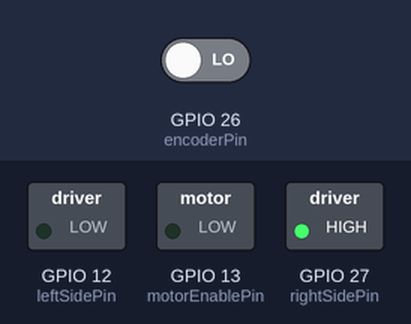
The sketch below on a simulated ESP32. Shown: switched loads named in the sketch (green lamp = pin HIGH). The test bench sets the inputs (shaded band); at power-on: GPIO 26 (encoderPin) LOW. What the sketch prints to the serial monitor is not drawn.

Above: at 10.8 s.
10.9 s: GPIO 26 (encoderPin) driven HIGH
At 15.4 s:
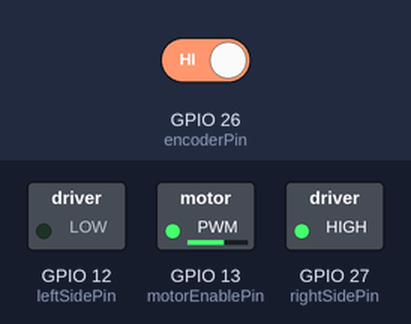
Timing chart, 0 to 16.9 s (numbered marks = the images above; inputs shaded):
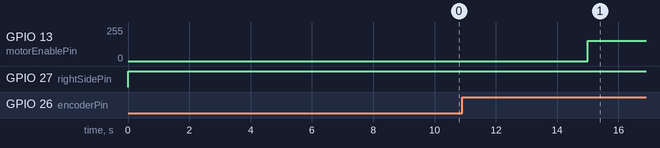

Measured:
- after the input at 10.9 s, GPIO 13 (motorEnablePin): 0/255 → 153/255 after 4.1 s

The sketch:

miniproj5V2.ino
```cpp
#include <analogWrite.h>
// Motor control
const int motorEnablePin = 13;
const int leftSidePin = 12;
const int rightSidePin = 27;
const int encoderPin = 26;  // Pin A0
// old state of the encoder
boolean old_state = false;
// current state of the encoder
boolean current_state = false;
// current transition count
boolean current_direction = false; //false = forward
boolean previous_direction = false; //true = backward
int pulse_count;
// number of transition for a full turn
const int full_turn_count = 60;
void setup() {
  // configure the motor pins
  pinMode(motorEnablePin, OUTPUT);
  pinMode(leftSidePin, OUTPUT);
  pinMode(rightSidePin, OUTPUT);
  // Motor is off going forward
  analogWrite(motorEnablePin, 0);
  digitalWrite(leftSidePin, HIGH);
  digitalWrite(rightSidePin, LOW);
  // configure the photo-transistor pin
  pinMode(encoderPin, INPUT);
  Serial.begin(9600);
}
void loop() {
  // reset the pulse counter
  pulse_count = 0;
  // if(pulse_count == 120){
  //   pulse_count = 0;
  // }
  // start the motor at 60% speed
  // loop until we get the correct count
  while (pulse_count < 120) {
    // read the state of the photo-transistor
    current_state = digitalRead(encoderPin);
    Serial.println(current_state);
    if (current_state != old_state) {
      // we detected a transition
      pulse_count++;
    }
    old_state = current_state;
    if(pulse_count < 60){
      digitalWrite(leftSidePin, LOW);
      digitalWrite(rightSidePin, HIGH);
      analogWrite(motorEnablePin, 153);
    }
    // if(pulse_count < 60 && pulse_count > 60){
    //   analogWrite(motorEnablePin, 0);
    // }
    if(pulse_count == 60 || pulse_count == 0){
      analogWrite(motorEnablePin, 0);
      delay(5000);
    }
    if(pulse_count > 60){
      analogWrite(motorEnablePin, 153);
      digitalWrite(leftSidePin, HIGH);
      digitalWrite(rightSidePin, LOW);
      analogWrite(motorEnablePin, 153);
    }
  }
}
// void func(){
//   digitalWrite(leftSidePin, LOW);
//   digitalWrite(rightSidePin, LOW);
//   delay(1000);
// }
```
